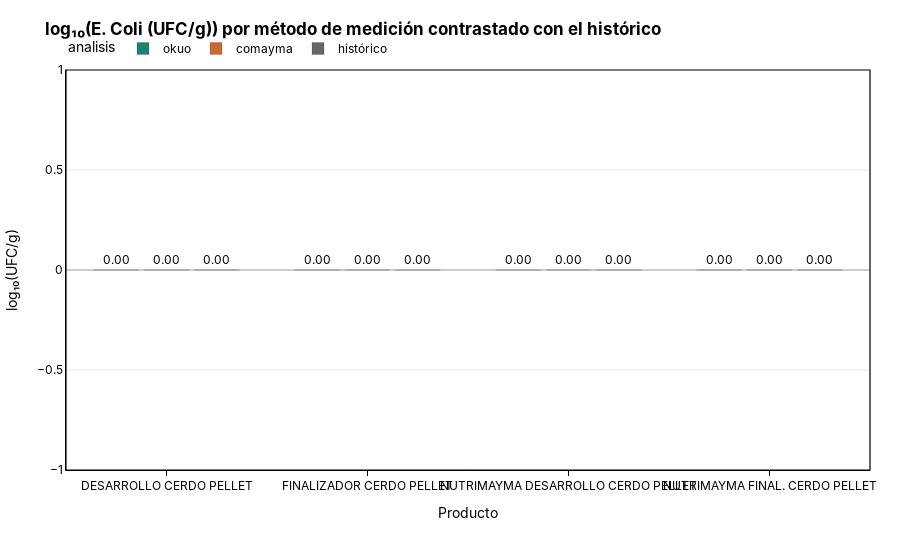

The notebook cell saved with this chart:
### Code cell
# 2. Especificando una secuencia de colores
colores_corporativos = ["#1C8074", "#c76931", "#666666"]
fig2, df_plot2 = generalized_grouped_bar_corporate(
    df=datos,
    formula_col="Referencia",
    group_col="analisis",
    value_col="log10_E_Coli_UFCg",
    title="log₁₀(E. Coli (UFC/g)) por método de medición contrastado con el histórico",
    #order_formula=["Fórmula 4", "Fórmula 1", "Fórmula 2", "Fórmula 3"], # Orden X
    order_group=["okuo", "comayma", "histórico"],          # Orden grupos (y colores)
    color_discrete_sequence=colores_corporativos,
    x_axis_title="Producto",
    y_axis_title="log₁₀(UFC/g)",
    #write_html=f"{ROOT_IMAGEN}/ecoli.html" , # Guarda el archivo en la misma carpeta
    text_fmt=",.2f" # Formato de texto sin decimales
)

print("Gráfico generado. Mostrando el segundo ejemplo:")
fig2.show()
s3.save_plotly_html(fig2, "ecoli.html")

### Figure 1 — Plotly figure (JSON) as saved in the notebook; plotly's stock layout.template omitted (floating-point values rounded to 4 significant figures)
{"data": [{"hovertemplate": "analisis: <b>okuo</b><br>Referencia: %{x}<br>log10_E_Coli_UFCg: %{y:,.2f}<extra></extra>", "marker": {"color": "#1C8074", "line": {"color": "rgba(0,0,0,0.25)", "width": 0.6}}, "name": "okuo", "text": [0, 0, 0, 0], "textposition": "outside", "texttemplate": "%{text:,.2f}", "type": "bar", "x": ["DESARROLLO CERDO PELLET", "FINALIZADOR CERDO PELLET", "NUTRIMAYMA DESARROLLO CERDO PELLET", "NUTRIMAYMA FINAL. CERDO PELLET"], "y": [0, 0, 0, 0]}, {"hovertemplate": "analisis: <b>comayma</b><br>Referencia: %{x}<br>log10_E_Coli_UFCg: %{y:,.2f}<extra></extra>", "marker": {"color": "#c76931", "line": {"color": "rgba(0,0,0,0.25)", "width": 0.6}}, "name": "comayma", "text": [0, 0, 0, 0], "textposition": "outside", "texttemplate": "%{text:,.2f}", "type": "bar", "x": ["DESARROLLO CERDO PELLET", "FINALIZADOR CERDO PELLET", "NUTRIMAYMA DESARROLLO CERDO PELLET", "NUTRIMAYMA FINAL. CERDO PELLET"], "y": [0, 0, 0, 0]}, {"hovertemplate": "analisis: <b>histórico</b><br>Referencia: %{x}<br>log10_E_Coli_UFCg: %{y:,.2f}<extra></extra>", "marker": {"color": "#666666", "line": {"color": "rgba(0,0,0,0.25)", "width": 0.6}}, "name": "histórico", "text": [0, 0, 0, 0], "textposition": "outside", "texttemplate": "%{text:,.2f}", "type": "bar", "x": ["DESARROLLO CERDO PELLET", "FINALIZADOR CERDO PELLET", "NUTRIMAYMA DESARROLLO CERDO PELLET", "NUTRIMAYMA FINAL. CERDO PELLET"], "y": [0, 0, 0, 0]}], "layout": {"bargap": 0.25, "bargroupgap": 0.1, "barmode": "group", "font": {"color": "#000000", "family": "Inter, 'Helvetica Neue', Arial, sans-serif", "size": 12}, "hoverlabel": {"bgcolor": "#FFFFFF", "bordercolor": "#666666", "font": {"color": "#000000"}}, "legend": {"orientation": "h", "title": {"text": "analisis"}, "x": 0, "y": 1.09}, "margin": {"b": 90, "l": 40, "r": 30, "t": 70}, "paper_bgcolor": "#FFFFFF", "plot_bgcolor": "#FFFFFF", "shapes": [{"fillcolor": "rgba(0,0,0,0)", "line": {"color": "#000000", "width": 1.2}, "type": "rect", "x0": 0, "x1": 1, "xref": "paper", "y0": 0, "y1": 1, "yref": "paper"}], "title": {"text": "<b>log₁₀(E. Coli (UFC/g)) por método de medición contrastado con el histórico</b>"}, "xaxis": {"automargin": true, "linecolor": "#000000", "linewidth": 1, "showline": true, "tickangle": 0, "tickcolor": "#000000", "ticks": "outside", "title": {"text": "Producto"}}, "yaxis": {"automargin": true, "gridcolor": "rgba(0,0,0,0.08)", "linecolor": "#000000", "linewidth": 1, "showline": true, "title": {"text": "log₁₀(UFC/g)"}, "zeroline": true, "zerolinecolor": "rgba(0,0,0,0.2)"}}}
